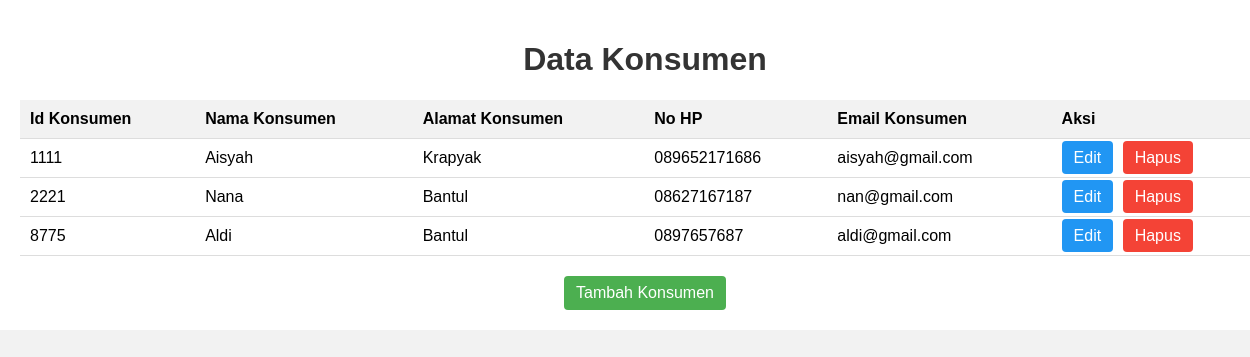
The app's page /konsumen/tampil.php with its own data.
### tables this page shows
CREATE TABLE `konsumen` (
  `id` int(10) NOT NULL,
  `nama` varchar(50) NOT NULL,
  `alamat` varchar(100) NOT NULL,
  `nohp` varchar(20) NOT NULL,
  `email` varchar(30) NOT NULL
);

### konsumen/tampil.php (the view, shortened to what this page needs)
<?php
require 'koneksi.php';
$result = mysqli_query($conn, "SELECT * FROM konsumen");
?>
<!DOCTYPE html>
<html lang="en">
<head>
</head>
<body>
    <div class="container">
        <h1>Data Konsumen</h1>
        <table>
            <tr>
                <th>Id Konsumen</th>
                <th>Nama Konsumen</th>
                <th>Alamat Konsumen</th>
                <th>No HP</th>
                <th>Email Konsumen</th>
                <th>Aksi</th>
            </tr>
            <?php
            while ($data = mysqli_fetch_array($result)) {
            ?>
                <tr>
                    <td><?php echo $data['id']; ?></td>
                    <td><?php echo $data['nama']; ?></td>
                    <td><?php echo $data['alamat']; ?></td>
                    <td><?php echo $data['nohp']; ?></td>
                    <td><?php echo $data['email']; ?></td>
                    <td class="epus">
                        <a href="edit.php?id=<?php echo $data['id']; ?>" class="edit-button" style="margin-right: 5px;">Edit</a>
                        <a href="hapus.php?id=<?php echo $data['id']; ?>" class="delete-button">Hapus</a>
                    </td>
                </tr>
            <?php } ?>
        </table>
        <div class="bottom-center">
            <a href="tambah.php" class="button">Tambah Konsumen</a>
        </div>
    </div>
</body>
</html>

### konsumen/tampil.php (style rules this page uses)
body { font-family: Arial, sans-serif; background-color: #f2f2f2; margin: 0; padding: 0; }
.container { width: 100%; padding: 20px; background-color: #fff; }
h1 { text-align: center; color: #333; }
a { text-decoration: none; color: #fff; background-color: #4CAF50; padding: 8px 12px; border-radius: 4px; }
table { width: 100%; border-collapse: collapse; }
th, td { padding: 10px; text-align: left; border-bottom: 1px solid #ddd; }
th { background-color: #f2f2f2; }
.edit-button { background-color: #2196F3; }
.delete-button { background-color: #f44336; }
.button { display: inline-block; padding: 8px 12px; background-color: #4CAF50; color: #fff; border: none; cursor: pointer; border-radius: 4px; }
.bottom-center { text-align: center; margin-top: 20px; display: flex; justify-content: center; }

### records on screen
konsumen: id "1111", nama "Aisyah", alamat "Krapyak", nohp "089652171686", email "aisyah@gmail.com"
konsumen: id "2221", nama "Nana", alamat "Bantul", nohp "08627167187", email "nan@gmail.com"
konsumen: id "8775", nama "Aldi", alamat "Bantul", nohp "0897657687", email "aldi@gmail.com"
